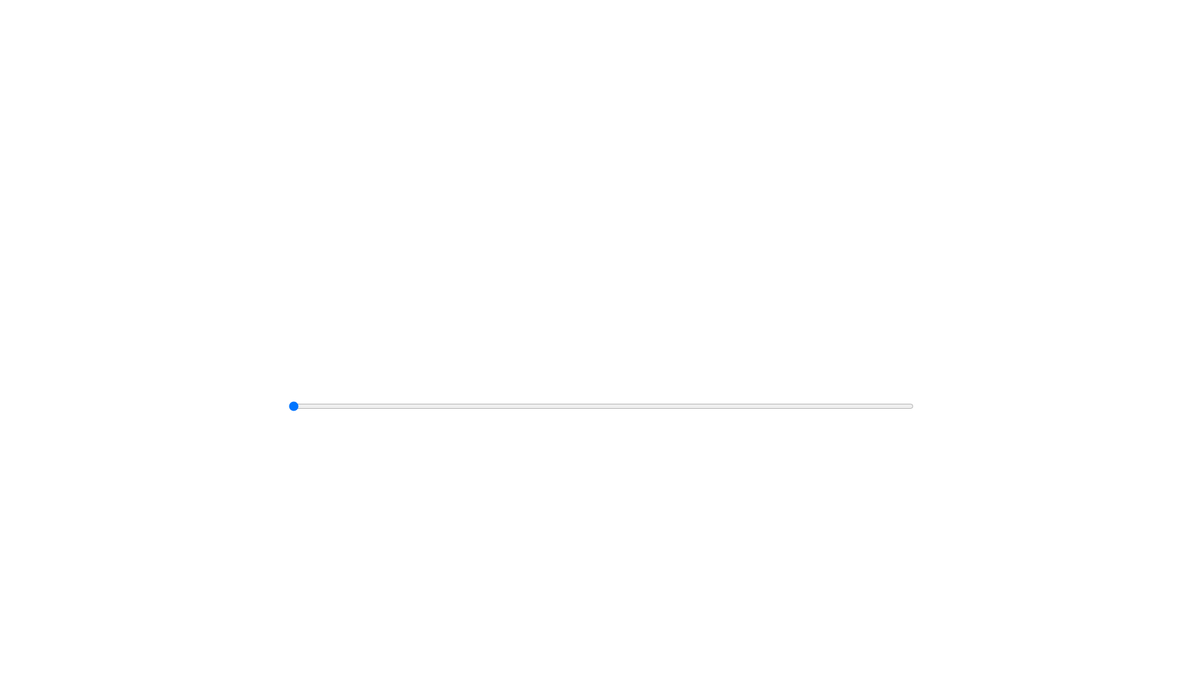
Frame 1 (no input)
Frame 60 (no input): identical to frame 1, image omitted
Frame 120 (the mouse pressed at the canvas centre since frame 60): identical to frame 1, image omitted

The p5.js sketch that drew this single still picture (run headless with seeded random() and noise() and a simulated clock; from frame 60 on, the mouse is pressed at the canvas centre):

// p5.js sketch
// ── sketch.js
let sliderNapis;
let message = "COME BACK TO YOUR CHILDHOOD";
let cellWidth;
let cellHeight;



function setup(){
    createCanvas(1920,1080);
    textSize (80);
  textAlign (CENTER,CENTER);
  sliderNapis = createSlider (0,message.length,0);
  sliderNapis.position(width/2-500,height/2+100)
  sliderNapis.size(1000);
    cellWidth = width / message.length;
  cellHeight = height;
  
}

function draw (){
background(255);
fill(0);
  for (let i = 0; i < sliderNapis.value(); i++) {
    let x = i * cellWidth + cellWidth / 2;
    let y = cellHeight / 2;
    text(message[i], x, y);

  }

}

function mouseReleased(){
  print('['+mouseX + ',' + mouseY+'],');

}
